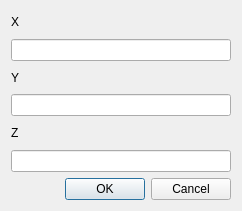
<?xml version="1.0" encoding="UTF-8"?>
<ui version="4.0">
 <class>Dialog</class>
 <widget class="QDialog" name="Dialog">
  <property name="geometry">
   <rect>
    <x>0</x>
    <y>0</y>
    <width>242</width>
    <height>211</height>
   </rect>
  </property>
  <property name="windowTitle">
   <string>Dialog</string>
  </property>
  <layout class="QVBoxLayout" name="verticalLayout">
   <item>
    <widget class="QLabel" name="label">
     <property name="text">
      <string>X</string>
     </property>
    </widget>
   </item>
   <item>
    <widget class="QLineEdit" name="lineEdit_X"/>
   </item>
   <item>
    <widget class="QLabel" name="label_2">
     <property name="text">
      <string>Y</string>
     </property>
    </widget>
   </item>
   <item>
    <widget class="QLineEdit" name="lineEdit_Y"/>
   </item>
   <item>
    <widget class="QLabel" name="label_3">
     <property name="text">
      <string>Z</string>
     </property>
    </widget>
   </item>
   <item>
    <widget class="QLineEdit" name="lineEdit_Z"/>
   </item>
   <item>
    <widget class="QDialogButtonBox" name="buttonBox">
     <property name="orientation">
      <enum>Qt::Horizontal</enum>
     </property>
     <property name="standardButtons">
      <set>QDialogButtonBox::Cancel|QDialogButtonBox::Ok</set>
     </property>
    </widget>
   </item>
  </layout>
 </widget>
 <resources/>
 <connections>
  <connection>
   <sender>buttonBox</sender>
   <signal>accepted()</signal>
   <receiver>Dialog</receiver>
   <slot>accept()</slot>
   <hints>
    <hint type="sourcelabel">
     <x>248</x>
     <y>254</y>
    </hint>
    <hint type="destinationlabel">
     <x>157</x>
     <y>274</y>
    </hint>
   </hints>
  </connection>
  <connection>
   <sender>buttonBox</sender>
   <signal>rejected()</signal>
   <receiver>Dialog</receiver>
   <slot>reject()</slot>
   <hints>
    <hint type="sourcelabel">
     <x>316</x>
     <y>260</y>
    </hint>
    <hint type="destinationlabel">
     <x>286</x>
     <y>274</y>
    </hint>
   </hints>
  </connection>
 </connections>
</ui>
